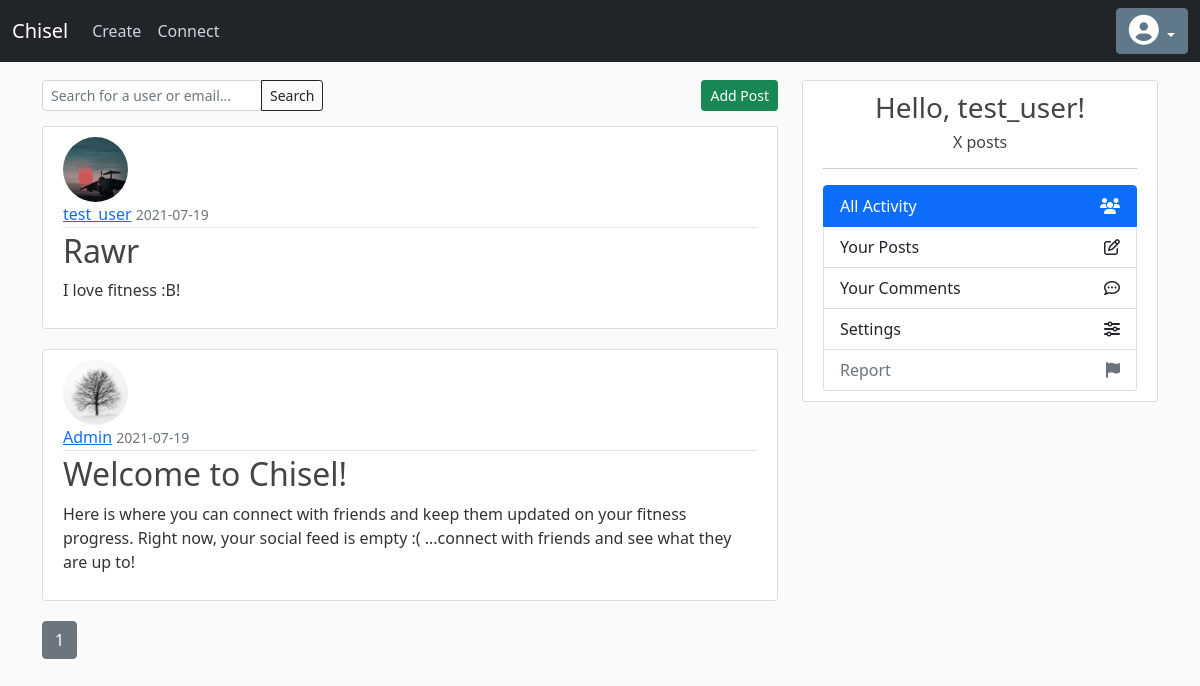
Page /connect (signed in) on the earlier database version.
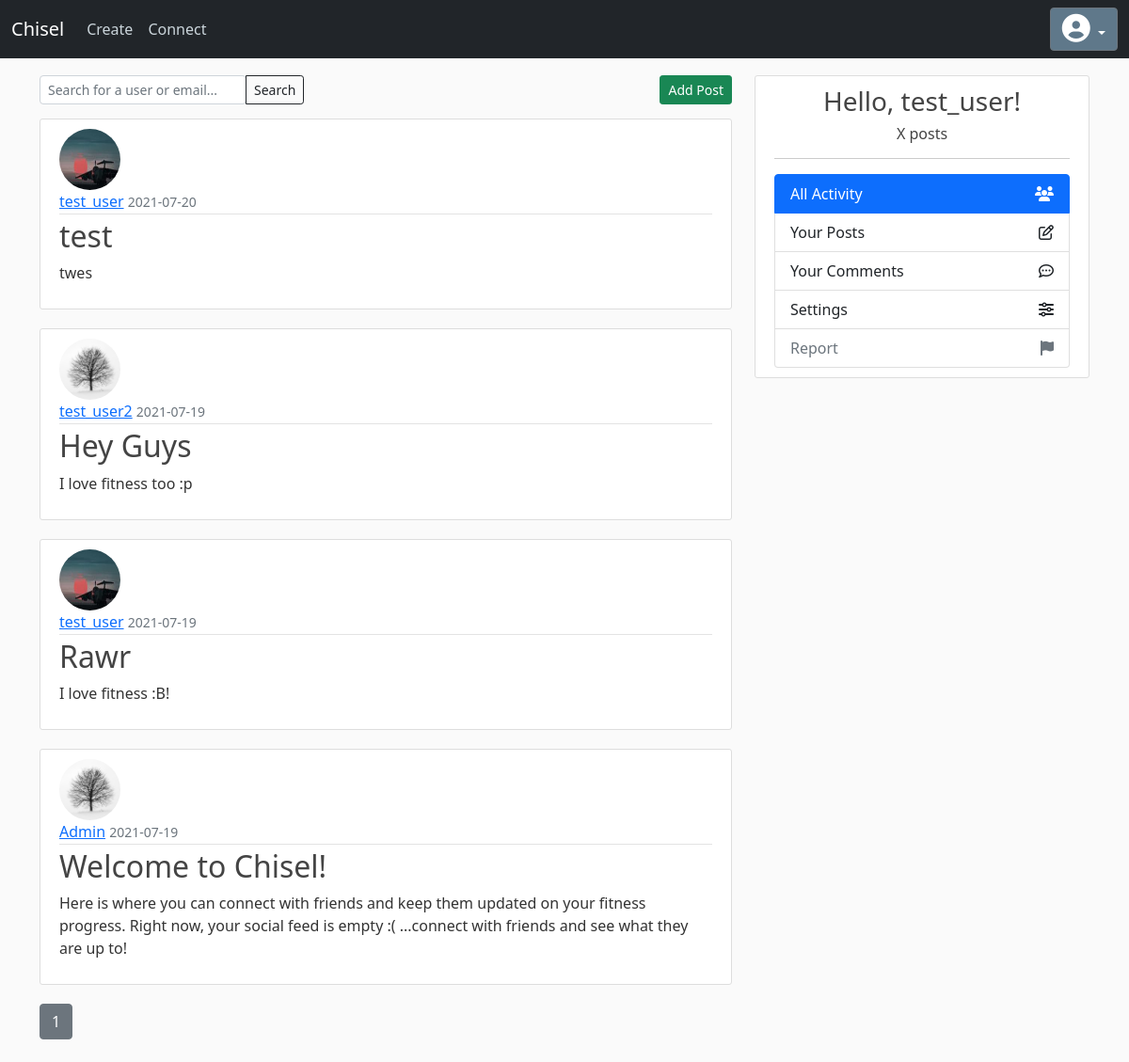
Same page on the later database version.
### chisel/models/Customer.py (models this page shows, shortened)
class Post(db.Model):
    id = db.Column(db.Integer, primary_key=True)
    title = db.Column(db.String(100), nullable=False)
    date_posted = db.Column(db.DateTime, nullable=False, default=datetime.utcnow)
    content = db.Column(db.Text, nullable=False)
    user_id = db.Column(db.Integer, db.ForeignKey('customer.id'), nullable=False)

class Customer(db.Model, UserMixin):
    id = db.Column(db.Integer, primary_key = True)
    username = db.Column(db.String(80), unique=True, nullable=False)
    email = db.Column(db.String(120), unique=True, nullable=False)
    password = db.Column(db.String(60), nullable=False)
    bio = db.Column(db.String(300), nullable=False)
    image_file = db.Column(db.String(20), nullable=False, default='default.jpg')
    posts = db.relationship('Post', backref='author', lazy=True)
    followed = db.relationship(
        'Customer', secondary=followers,
        primaryjoin=(followers.c.follower_id == id),
        secondaryjoin=(followers.c.followed_id == id),
        backref=db.backref('followers', lazy='dynamic'), lazy='dynamic')
    def followed_posts(self):
        followed = Post.query.join(
            followers, (followers.c.followed_id == Post.user_id)).filter(
                followers.c.follower_id == self.id)
        own = Post.query.filter_by(user_id=self.id)
        admin = Post.query.filter_by(user_id=1)
        return followed.union(own).union(admin).order_by(Post.date_posted.desc())

### chisel/routes.py (the view)
@app.route("/connect")
@login_required
def connect():
    page = request.args.get('page', 1, type=int)
    posts = Customer.followed_posts(current_user).paginate(page=page, per_page=5)
    q = request.args.get('q')
    if q:
        customers = Customer.query.filter(Customer.username.startswith(q) | Customer.email.startswith(q)).limit(10).all()
        return render_template('connect.html', customers=customers, username=session['customer_username'])
    return render_template('connect.html', posts=posts, username=session['customer_username'])

### chisel/models/Customer.py (called while the page is built)
@login_manager.user_loader
def load_user(user_id):
    return Customer.query.get(int(user_id))

### chisel/templates/connect.html
{% extends "base.html" %}
{% block content %}
    <div class="btn-toolbar justify-content-between" role="toolbar" aria-label="Toolbar with button groups" id="connect-toolbar">
      <form>
        <div class="input-group">
          <input type="search" name="q" class="form-control rounded btn-sm" placeholder="Search for a user or email..." aria-label="Search"
          aria-describedby="search-addon">
          <button type="submit" class="btn btn-outline-dark btn-sm">Search</button>
        </div>
      </form>
      <div class="btn-group" role="group" aria-label="First group">
        <a class="btn btn-success btn-sm" href="{{ url_for('new_post') }}">Add Post</a>
      </div>
    </div>
    {% if customers %}
      {% for customer in customers %}
          <article class="media content-section mb-1 mt-1">
            <div class="media-body">
              <div class="article-metadata">
                <img class="rounded-circle article-img" src="{{ url_for('static', filename='images/profile_pics/' + customer.image_file) }}">
                <large class="search-username">{{customer.username  }}</large>
                <small class="text-muted">/ {{customer.email }}</small>
                <a class="mr-2 btn btn-info btn-sm pull-right" href="{{ url_for('user_posts', username=customer.username) }}">View Profile</a>
              </div>
            </div>
          </article>
      {% endfor %}
    {% else %}
      {% for post in posts.items %}
          <article class="media content-section">
            <img class="rounded-circle article-img" src="{{ url_for('static', filename='images/profile_pics/' + post.author.image_file) }}">
            <div class="media-body">
              <div class="article-metadata">
                <a class="mr-2" href="{{ url_for('user_posts', username=post.author.username) }}">{{ post.author.username }}</a>
                <small class="text-muted">{{ post.date_posted.strftime('%Y-%m-%d') }}</small>
              </div>
              <h2><a class="article-title" href="{{ url_for('post', post_id=post.id) }}">{{ post.title }}</a></h2>
              <p class="article-content">{{ post.content }}</p>
            </div>
          </article>
      {% endfor %}
      {% for page_num in posts.iter_pages(left_edge=1, right_edge=1, left_current=1, right_current=2) %}
        {% if page_num %}
          {% if posts.page == page_num %}
            <a class="btn btn-secondary mb-4" href="{{ url_for('connect', page=page_num) }}">{{ page_num }}</a>
          {% else %}
            <a class="btn btn-outline-secondary mb-4" href="{{ url_for('connect', page=page_num) }}">{{ page_num }}</a>
          {% endif %}
        {% else %}
          ...
        {% endif %}
      {% endfor %}
    {% endif %}
{% endblock content %}
{% block sidebar %}
<div class="content-section">
  <div style="text-align: center">
    <h3>Hello, {{username}}!</h3>
    <h6>X posts</h6>
  </div>
  <hr>
  <div class="list-group">
    <a href="#" class="list-group-item list-group-item-action active connect-option">
        All Activity
        <i class="fa fa-users"></i>
    </a>
    <a href="#" class="list-group-item list-group-item-action connect-option">
      Your Posts
      <i class="fa fa-pencil-square-o"></i>
    </a>
    <a href="#" class="list-group-item list-group-item-action connect-option">
      Your Comments
      <i class="fa fa-commenting-o"></i>
    </a>
    <a href="#" class="list-group-item list-group-item-action connect-option">
      Settings
      <i class="fa fa-sliders"></i>
    </a>
    <a href="#" class="list-group-item list-group-item-action disabled connect-option" tabindex="-1" aria-disabled="true">
      Report
      <i class="fa fa-flag"></i>
    </a>
  </div>
</div>
{% endblock %}

### chisel/templates/base.html (shortened to what this page needs)
<!DOCTYPE html>
<html>
<head>
    <link href="https://cdn.jsdelivr.net/npm/bootstrap@5.0.2/dist/css/bootstrap.min.css" rel="stylesheet">
    <link rel="stylesheet" type="text/css" href="{{ url_for('static', filename='dashboard.css') }}">
    <link rel="stylesheet" href="https://cdnjs.cloudflare.com/ajax/libs/font-awesome/4.7.0/css/font-awesome.min.css">
</head>
<body>
    <header class="site-header">
      <nav class="navbar navbar-expand-md navbar-dark bg-dark fixed-top">
        <div class="container-fluid">
          <a class="navbar-brand" href="#">Chisel</a>
          <div class="collapse navbar-collapse" id="navbarSupportedContent">
            <ul class="navbar-nav me-auto mb-2 mb-lg-0">
              <li class="nav-item">
                <a class="nav-link" href="{{ url_for('dashboard') }}">Create</a>
              </li>
              <li class="nav-item">
                <a class="nav-link" href="{{ url_for('connect') }}">Connect</a>
              </li>
            </ul>
            <div class="btn-group">
                <button type="button" class="btn btn-secondary dropdown-toggle bg-steel" data-bs-toggle="dropdown" aria-expanded="false">
                    <i class='fa fa-user-circle' style='font-size:30px'></i>
                </button>
            </div>
          </div>
          </div>
      </nav>
    </header>
    <main role="main" class="container" id="main-content">
      <div class="row">
        <div class="col-md-8">
          {% block content %}{% endblock %}
        </div>
        <div class="col-md-4">
          {% block sidebar %}{% endblock %}
        </div>
      </div>
    </main>
</body>
</html>

### chisel/static/dashboard.css (style rules this page uses)
body { background: #fafafa; color: #333333; margin-top: 5rem; }
h1, h2, h3, h4, h5, h6 { color: #444444; }
.connect-option { display: flex; justify-content: space-between; align-items: center; }
.bg-steel { background-color: #5f788a; }
#main-content { margin-top: 5%; }
#connect-toolbar { margin-bottom: 2%; }
.site-header .navbar-nav .nav-link { color: #cbd5db; }
.content-section { background: #ffffff; padding: 10px 20px; border: 1px solid #dddddd; border-radius: 3px; margin-bottom: 20px; }
.article-title { color: #444444; text-decoration: none; }
.article-content { white-space: pre-line; }
.article-img { height: 65px; width: 65px; margin-right: 16px; }
.article-metadata { padding-bottom: 1px; margin-bottom: 4px; border-bottom: 1px solid #e3e3e3 }

Differences in the rows shown:
added Post: image_file (picture), author.username "test_user", date_posted "2021-07-20", title "test", content "twes"
now on this page (row unchanged): Post: image_file (placeholder picture), author.username "test_user2", date_posted "2021-07-19", title "Hey Guys", content "I love fitness too :p"
